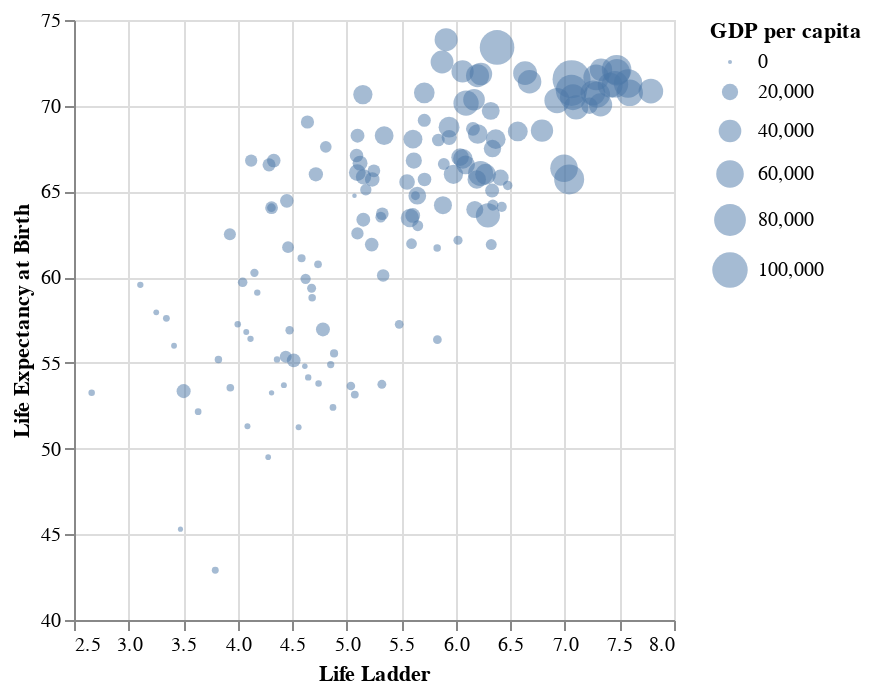

The code cell stored with this chart in its notebook:
### Code cell
whr_2017['GDP per capita'] = np.exp(whr_2017['Log GDP per capita'])
alt.Chart(whr_2017).mark_circle(opacity = 0.5).encode(
    x = alt.X('Life Ladder', title = 'Life Ladder', scale = alt.Scale(zero = False)),
    y = alt.Y('Healthy life expectancy at birth', title = 'Life Expectancy at Birth', scale = alt.Scale(zero = False)),
    size = 'GDP per capita'
)

### Figure 1 — Vega-Lite specification as saved in the notebook (floating-point values rounded to 4 significant figures; data arrays with more than 128 entries replaced by an {"elided": "..."} marker saying what was removed)
{"config": {"view": {"continuousWidth": 300, "continuousHeight": 300}}, "data": {"name": "data-b8d6516b1a4456b21d0e2a74a7738da4"}, "mark": {"type": "circle", "opacity": 0.5}, "encoding": {"size": {"field": "GDP per capita", "type": "quantitative"}, "x": {"field": "Life Ladder", "scale": {"zero": false}, "title": "Life Ladder", "type": "quantitative"}, "y": {"field": "Healthy life expectancy at birth", "scale": {"zero": false}, "title": "Life Expectancy at Birth", "type": "quantitative"}}, "$schema": "https://vega.github.io/schema/vega-lite/v5.8.0.json", "datasets": {"data-b8d6516b1a4456b21d0e2a74a7738da4": {"elided": "147 records"}}}
